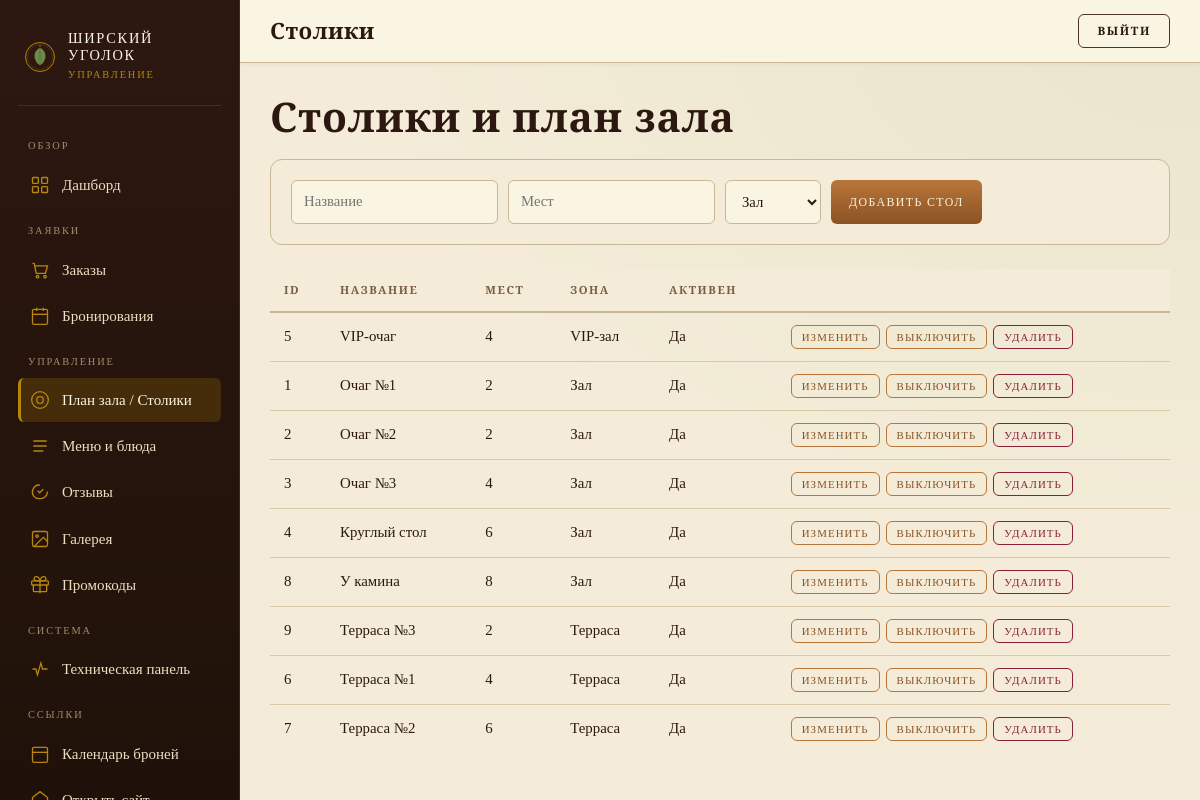
Page /admin_panel.php?section=tables (signed in) on the committed database.
### tables this page shows
CREATE TABLE `restaurant_tables` (
  `id` int NOT NULL AUTO_INCREMENT,
  `name` varchar(100) NOT NULL,
  `seats` int NOT NULL DEFAULT '2',
  `zone` varchar(100) DEFAULT 'Зал',
  `is_active` tinyint(1) NOT NULL DEFAULT '1',
  `created_at` datetime DEFAULT CURRENT_TIMESTAMP,
  PRIMARY KEY (`id`)
);

### public/includes/csrf.php (called while the page is built, shortened)
<?php
function csrf_token(): string {
    return $_SESSION['csrf_token'];
}
function csrf_field(): string {
    $t = htmlspecialchars(csrf_token(), ENT_QUOTES, 'UTF-8');
    return '<input type="hidden" name="csrf_token" value="' . $t . '">';
}

### public/admin_panel.php (the view, shortened to what this page needs)
<?php
require_once 'includes/admin_auth.php';
$flashSection = '';
$conn->query("CREATE TABLE IF NOT EXISTS gallery_images (
    id INT AUTO_INCREMENT PRIMARY KEY,
    slot_key VARCHAR(100) NOT NULL UNIQUE,
    label VARCHAR(200),
    image_path VARCHAR(500),
    created_at TIMESTAMP DEFAULT CURRENT_TIMESTAMP
)");
$tables = $conn->query("SELECT * FROM restaurant_tables ORDER BY zone, seats");
$active_section = $_GET['section'] ?? ($flashSection ?: (isset($_GET['order_status']) ? 'orders' : (isset($_GET['booking_status']) || isset($_GET['booking_date']) ? 'bookings' : 'dashboard')));
?>
<!doctype html>
<html lang="ru">
<head>
<link rel="stylesheet" href="style.css">
<link rel="stylesheet" href="assets/admin.css">
</head>
<body class="admin-body">
<aside class="admin-side">
  <div class="admin-brand">
    <img src="assets/brand-mark.svg" alt="">
    <div>
      <div class="name">Ширский<br>уголок</div>
      <div class="sub">управление</div>
    </div>
  </div>
  <div class="admin-section-label">Обзор</div>
  <ul class="admin-nav">
    <li><a href="?section=dashboard" class="<?= $active_section==='dashboard'?'active':'' ?>" onclick="showSection('dashboard');return false;">
      <svg class="ico" viewBox="0 0 24 24" fill="none" stroke="currentColor" stroke-width="1.6"><rect x="3" y="3" width="7" height="7" rx="1"/><rect x="14" y="3" width="7" height="7" rx="1"/><rect x="3" y="14" width="7" height="7" rx="1"/><rect x="14" y="14" width="7" height="7" rx="1"/></svg>
      Дашборд
    </a></li>
  </ul>
  <div class="admin-section-label">Заявки</div>
  <ul class="admin-nav">
    <li><a href="?section=orders" class="<?= $active_section==='orders'?'active':'' ?>" onclick="showSection('orders');return false;">
      <svg class="ico" viewBox="0 0 24 24" fill="none" stroke="currentColor" stroke-width="1.6"><path d="M3 4h2l2.5 12h11l2.5-9H6"/><circle cx="9" cy="20" r="1.5"/><circle cx="18" cy="20" r="1.5"/></svg>
      Заказы
    </a></li>
    <li><a href="?section=bookings" class="<?= $active_section==='bookings'?'active':'' ?>" onclick="showSection('bookings');return false;">
      <svg class="ico" viewBox="0 0 24 24" fill="none" stroke="currentColor" stroke-width="1.6"><rect x="3" y="4" width="18" height="18" rx="2"/><line x1="16" y1="2" x2="16" y2="6"/><line x1="8" y1="2" x2="8" y2="6"/><line x1="3" y1="10" x2="21" y2="10"/></svg>
      Бронирования
    </a></li>
  </ul>
  <div class="admin-section-label">Управление</div>
  <ul class="admin-nav">
    <li><a href="?section=tables" class="<?= $active_section==='tables'?'active':'' ?>" onclick="showSection('tables');return false;">
      <svg class="ico" viewBox="0 0 24 24" fill="none" stroke="currentColor" stroke-width="1.6"><circle cx="12" cy="12" r="10"/><circle cx="12" cy="12" r="4"/></svg>
      План зала / Столики
    </a></li>
    <li><a href="?section=menu" class="<?= $active_section==='menu'?'active':'' ?>" onclick="showSection('menu');return false;">
      <svg class="ico" viewBox="0 0 24 24" fill="none" stroke="currentColor" stroke-width="1.6"><path d="M4 6h16M4 12h16M4 18h12"/></svg>
      Меню и блюда
    </a></li>
    <li><a href="?section=reviews" class="<?= $active_section==='reviews'?'active':'' ?>" onclick="showSection('reviews');return false;">
      <svg class="ico" viewBox="0 0 24 24" fill="none" stroke="currentColor" stroke-width="1.6"><path d="M21 11.5a8.4 8.4 0 0 1-9 8.4 8.5 8.5 0 0 1-7.6-3 8.5 8.5 0 0 1-1-7.7 8.4 8.4 0 0 1 8.4-5.6"/><path d="M16 8.7 11.5 13l-2.3-2.4"/></svg>
      Отзывы
    </a></li>
    <li><a href="?section=gallery" class="<?= $active_section==='gallery'?'active':'' ?>" onclick="showSection('gallery');return false;">
      <svg class="ico" viewBox="0 0 24 24" fill="none" stroke="currentColor" stroke-width="1.6"><rect x="3" y="3" width="18" height="18" rx="2"/><circle cx="8.5" cy="8.5" r="1.5"/><polyline points="21 15 16 10 5 21"/></svg>
      Галерея
    </a></li>
    <li><a href="?section=promos" class="<?= $active_section==='promos'?'active':'' ?>" onclick="showSection('promos');return false;">
      <svg class="ico" viewBox="0 0 24 24" fill="none" stroke="currentColor" stroke-width="1.6"><path d="M20 12v7a1 1 0 0 1-1 1H5a1 1 0 0 1-1-1v-7"/><rect x="2" y="7" width="20" height="5" rx="1"/><path d="M12 22V7M12 7H7.5a2.5 2.5 0 0 1 0-5C11 2 12 7 12 7zM12 7h4.5a2.5 2.5 0 0 0 0-5C13 2 12 7 12 7z"/></svg>
      Промокоды
    </a></li>
  </ul>
  <div class="admin-section-label">Система</div>
  <ul class="admin-nav">
    <li><a href="admin_tech.php">
      <svg class="ico" viewBox="0 0 24 24" fill="none" stroke="currentColor" stroke-width="1.6"><path d="M3 12h4l2 7 4-14 2 7h6"/></svg>
      Техническая панель
    </a></li>
  </ul>
  <div class="admin-section-label">Ссылки</div>
  <ul class="admin-nav">
    <li><a href="admin_booking_calendar.php">
      <svg class="ico" viewBox="0 0 24 24" fill="none" stroke="currentColor" stroke-width="1.6"><rect x="3" y="4" width="18" height="18" rx="2"/><line x1="3" y1="10" x2="21" y2="10"/></svg>
      Календарь броней
    </a></li>
    <li><a href="index.php" target="_blank">
      <svg class="ico" viewBox="0 0 24 24" fill="none" stroke="currentColor" stroke-width="1.6"><path d="m3 9 9-7 9 7v11a2 2 0 0 1-2 2H5a2 2 0 0 1-2-2z"/></svg>
    </a></li>
  </ul>
</aside>
<div class="admin-main">
  <header class="admin-top">
    <h1 id="pageTitle">
      <?php
      $titles = ['dashboard'=>'Дашборд','orders'=>'Заказы','bookings'=>'Бронирования','tables'=>'Столики','menu'=>'Меню','reviews'=>'Отзывы','gallery'=>'Галерея','promos'=>'Промокоды'];
      echo $titles[$active_section] ?? 'Управление';
      ?>
    </h1>
    <a href="logout.php?type=admin" class="btn btn-ghost btn-sm">Выйти</a>
  </header>
  <div class="admin-content">
    <div id="tables" class="admin-section-content <?= $active_section==='tables'?'active':'' ?>">
        <h2 style="margin-bottom:20px;">Столики и план зала</h2>
        <form method="POST" class="admin-form"><?= csrf_field() ?>
            <input type="text" name="table_name" placeholder="Название" required>
            <input type="number" name="table_seats" placeholder="Мест" min="1" required>
            <select name="table_zone" style="font:inherit;font-size:0.92rem;padding:9px 12px;border:1px solid var(--line);border-radius:var(--r-sm);background:var(--parch-50);">
                <option value="Зал">Зал</option>
            </select>
            <button type="submit" name="add_table">Добавить стол</button>
        </form>
        <table class="admin-table">
            <tr><th>ID</th><th>Название</th><th>Мест</th><th>Зона</th><th>Активен</th><th></th></tr>
            <?php if ($tables): while ($t = $tables->fetch_assoc()): ?>
            <tr>
                <td><?= $t['id'] ?></td>
                <td><?= htmlspecialchars($t['name']) ?></td>
                <td><?= $t['seats'] ?></td>
                <td><?= htmlspecialchars($t['zone']) ?></td>
                <td><?= $t['is_active'] ? 'Да' : 'Нет' ?></td>
                <td style="display:flex;gap:6px;align-items:center;flex-wrap:wrap;">
                    <button class="btn-small" data-edit-table="<?= htmlspecialchars(json_encode([
                      'id'    => (int)$t['id'],
                      'name'  => $t['name'],
                      'seats' => (int)$t['seats'],
                      'zone'  => $t['zone'],
                    ], JSON_UNESCAPED_UNICODE), ENT_QUOTES) ?>" onclick="openEditTableFromData(this)">Изменить</button>
                    <form method="POST" style="display:inline"><?= csrf_field() ?>
                        <button type="submit" name="toggle_table" class="btn-small"><?= $t['is_active'] ? 'Выключить' : 'Включить' ?></button>
                    </form>
                    <form method="POST" style="display:inline"><?= csrf_field() ?>
                        <button type="submit" name="delete_table" class="btn-small btn-danger" onclick="return confirm('Удалить стол?')">Удалить</button>
                    </form>
                </td>
            </tr>
            <?php endwhile; endif; ?>
        </table>
    </div>
  </div>
</div>
</body>
</html>

### public/style.css (style rules this page uses)
:root { --parch-50: #faf4e3; --parch-100: #f4ecd8; --parch-200: #ebdfc1; --parch-300: #ddc99a; --parch-400: #c9b07a; --ink: #2c1810; --ink-soft: #4a3424; --ink-mute: #7a5d44; --ink-faint: #a48b6e; --forest: #3d5a2a; --moss: #6b8e4e; --moss-soft: #a9bf8c; --amber: #b8763a; --amber-deep:#8b5223; --gold: #b8860b; --ember: #c25420; --berry: #8b1f3a; --line: #c9b893; --line-soft: #d9c9a6; --shadow-soft: 0 2px 10px rgba(60,40,20,0.08); --shadow-card: 0 10px 30px -10px rgba(60,40,20,0.25); --shadow-warm: 0 6px 24px -6px rgba(184,118,58,0.35); --r-sm: 6px; --r-md: 12px; --r-lg: 18px; --font-display: 'Cinzel','Cormorant SC',serif; --font-serif: 'Cormorant Garamond','EB Garamond',Georgia,serif; --font-hand: 'Caveat','Dancing Script',cursive; --max-w: 1280px; }
* { box-sizing: border-box; }
html, body { margin: 0; padding: 0; }
body { font-family: var(--font-serif); font-size: 19px; line-height: 1.6; color: var(--ink); background: var(--parch-100); background-image: radial-gradient(ellipse at top,rgba(255,245,220,0.6),transparent 60%), radial-gradient(ellipse at bottom right,rgba(107,142,78,0.12),transparent 50%), url("assets/paper-texture.svg"); background-attachment: fixed; min-height: 100vh; -webkit-font-smoothing: antialiased; }
h1,h2,h3,h4 { font-family: var(--font-display); font-weight: 600; color: var(--ink); letter-spacing: 0.02em; margin: 0 0 0.5em; }
h1 { font-size: clamp(2.4rem,5vw,4.4rem); line-height: 1.05; }
h2 { font-size: clamp(1.8rem,3.4vw,2.8rem); line-height: 1.15; }
a { color: var(--amber-deep); text-decoration: none; border-bottom: 1px solid currentColor; transition: color 0.2s; }
.btn { display: inline-flex; align-items: center; justify-content: center; gap: 10px; font-family: var(--font-display); text-transform: uppercase; letter-spacing: 0.14em; font-size: 0.82rem; font-weight: 600; padding: 14px 28px; border-radius: var(--r-sm); border: 1px solid transparent; cursor: pointer; transition: all 0.2s; text-decoration: none; line-height: 1; }
.btn-ghost { background: transparent; color: var(--ink); border-color: var(--ink-soft); }
.btn-sm { padding: 10px 18px; font-size: 0.72rem; }
.admin-table { width: 100%; border-collapse: collapse; font-size: 0.95rem; }
.admin-table th { font-family: var(--font-display); text-transform: uppercase; letter-spacing: 0.14em; font-size: 0.72rem; color: var(--ink-mute); padding: 12px 16px; border-bottom: 2px solid var(--line); text-align: left; }
.admin-table td { padding: 12px 16px; border-bottom: 1px solid var(--line-soft); vertical-align: middle; }

### public/admin_panel.php (style rules this page uses)
.admin-table { width:100%; border-collapse:collapse; font-size:0.93rem; }
.admin-table th { font-family:var(--font-display); text-transform:uppercase; letter-spacing:0.14em; font-size:0.7rem; color:var(--ink-mute); background:var(--parch-100); padding:12px 14px; border-bottom:2px solid var(--line); text-align:left; }
.admin-table td { padding:12px 14px; border-bottom:1px solid var(--line-soft); vertical-align:middle; }
.admin-table tr:last-child td { border-bottom:none; }
.btn-small { font-family:var(--font-display); text-transform:uppercase; letter-spacing:0.1em; font-size:0.68rem; padding:5px 10px; border-radius:var(--r-sm); border:1px solid var(--amber); background:transparent; color:var(--amber-deep); cursor:pointer; transition:all 0.15s; }
.btn-danger { border-color:var(--berry); color:var(--berry); }
.admin-form { display:flex; gap:10px; flex-wrap:wrap; margin-bottom:24px; padding:20px; background:var(--parch-100); border:1px solid var(--line); border-radius:var(--r-md); }
.admin-form input,.admin-form select,.admin-form textarea { font:inherit; font-size:0.92rem; padding:9px 12px; border:1px solid var(--line); border-radius:var(--r-sm); background:var(--parch-50); color:var(--ink); }
.admin-form button { padding:9px 18px; background:linear-gradient(180deg,var(--amber),var(--amber-deep)); color:var(--parch-50); border:none; border-radius:var(--r-sm); font-family:var(--font-display); text-transform:uppercase; letter-spacing:0.12em; font-size:0.74rem; cursor:pointer; }
.admin-section-content { display:none; }
.admin-section-content.active { display:block; }

### rows in the picture
restaurant_tables: id "5", name "VIP-очаг", seats "4", zone "VIP-зал", is_active "Да"
restaurant_tables: id "1", name "Очаг №1", seats "2", zone "Зал", is_active "Да"
restaurant_tables: id "2", name "Очаг №2", seats "2", zone "Зал", is_active "Да"
restaurant_tables: id "3", name "Очаг №3", seats "4", zone "Зал", is_active "Да"
restaurant_tables: id "4", name "Круглый стол", seats "6", zone "Зал", is_active "Да"
restaurant_tables: id "8", name "У камина", seats "8", zone "Зал", is_active "Да"
restaurant_tables: id "9", name "Терраса №3", seats "2", zone "Терраса", is_active "Да"
restaurant_tables: id "6", name "Терраса №1", seats "4", zone "Терраса", is_active "Да"
restaurant_tables: id "7", name "Терраса №2", seats "6", zone "Терраса", is_active "Да"

### other values in the picture
$titles[$active_section] "Столики"
